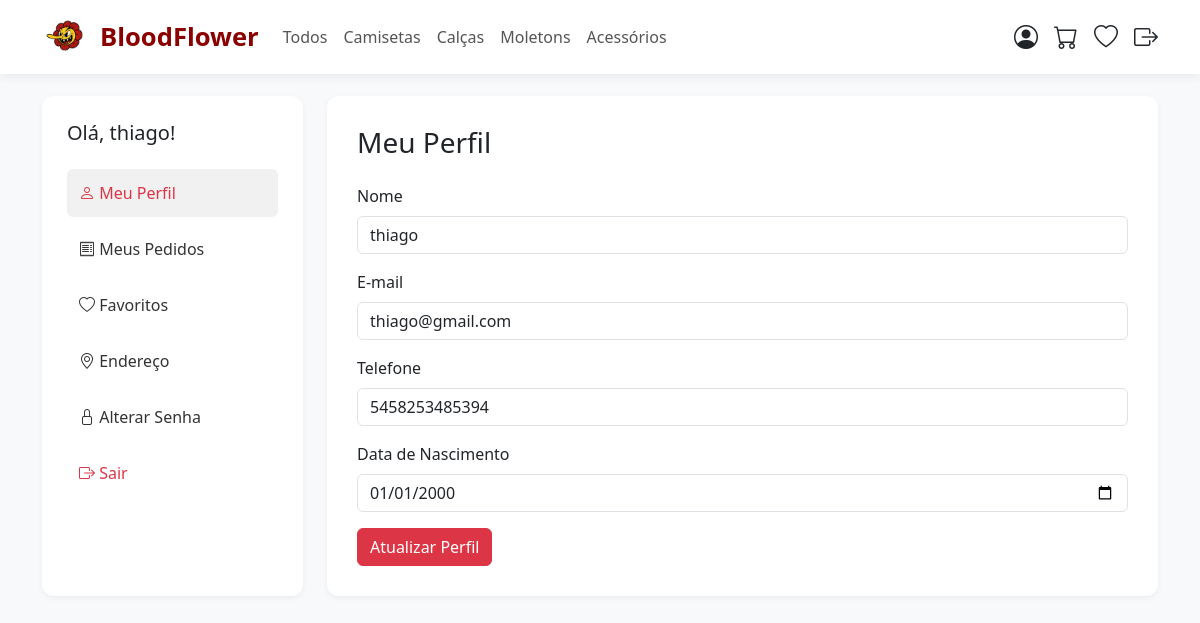
Screenshot of /perfil.php?secao=perfil (signed in) with the database file from the repository.
### tables this page shows
CREATE TABLE IF NOT EXISTS `usuarios` (
  `id_usuario` int NOT NULL AUTO_INCREMENT,
  `nome` varchar(100) NOT NULL,
  `email` varchar(100) NOT NULL,
  `senha` varchar(255) NOT NULL,
  `cpf` varchar(14) DEFAULT NULL,
  `telefone` varchar(20) DEFAULT NULL,
  `data_nascimento` date DEFAULT NULL,
  `tipo_usuario` tinyint(1) DEFAULT '0',
  PRIMARY KEY (`id_usuario`),
  UNIQUE KEY `email` (`email`),
  UNIQUE KEY `cpf` (`cpf`)
);

### perfil.php (the view, shortened to what this page needs)
<?php
include("conexao.php");
$nome = $_SESSION['nome'];
$secao = $_GET['secao'] ?? 'perfil';
?>
<!DOCTYPE html>
<html lang="pt-BR">
<head>
    <link href="https://cdn.jsdelivr.net/npm/bootstrap@5.3.3/dist/css/bootstrap.min.css" rel="stylesheet">
    <link href="https://cdn.jsdelivr.net/npm/bootstrap-icons@1.10.5/font/bootstrap-icons.css" rel="stylesheet">
</head>
<body>
    <nav class="navbar navbar-expand-lg fixed-top">
        <div class="container">
            <a class="navbar-brand" href="index.php">
                <img src="imagens/LogoBloodFlower.png" alt="Logo BloodFlower">
                BloodFlower
            </a>
            <div class="collapse navbar-collapse" id="navbarNavCliente">
                <ul class="navbar-nav me-auto mb-2 mb-lg-0">
                    <li class="nav-item"><a class="nav-link" href="index.php">Todos</a></li>
                    <li class="nav-item"><a class="nav-link" href="index.php?categoria=1">Camisetas</a></li>
                    <li class="nav-item"><a class="nav-link" href="index.php?categoria=2">Calças</a></li>
                    <li class="nav-item"><a class="nav-link" href="index.php?categoria=3">Moletons</a></li>
                    <li class="nav-item"><a class="nav-link" href="index.php?categoria=4">Acessórios</a></li>
                </ul>
                <div class="d-flex align-items-center gap-3">
                    <a href="perfil.php" class="text-dark" title="Perfil"><i class="bi bi-person-circle fs-4"></i></a>
                    <a href="carrinho.php" class="text-dark" title="Carrinho"><i class="bi bi-cart fs-4"></i></a>
                    <a href="favoritos.php" class="text-dark" title="Favoritos"><i class="bi bi-heart fs-4"></i></a>
                    <a href="logoff.php" class="text-dark" title="Sair"><i class="bi bi-box-arrow-right fs-4"></i></a>
                </div>
            </div>
        </div>
    </nav>
    <div class="container mt-5 pt-5">
        <div class="row">
            <div class="col-md-3">
                <div class="sidebar">
                    <h5 class="mb-4">Olá, <?php echo htmlspecialchars($nome); ?>!</h5>
                    <a href="?secao=perfil" class="<?php if ($secao == 'perfil') echo 'active'; ?>"><i class="bi bi-person"></i> Meu Perfil</a>
                    <a href="?secao=pedidos" class="<?php if ($secao == 'pedidos') echo 'active'; ?>"><i class="bi bi-receipt"></i> Meus Pedidos</a>
                    <a href="?secao=favoritos" class="<?php if ($secao == 'favoritos') echo 'active'; ?>"><i class="bi bi-heart"></i> Favoritos</a>
                    <a href="?secao=endereco" class="<?php if ($secao == 'endereco') echo 'active'; ?>"><i class="bi bi-geo-alt"></i> Endereço</a>
                    <a href="?secao=senha" class="<?php if ($secao == 'senha') echo 'active'; ?>"><i class="bi bi-lock"></i> Alterar Senha</a>
                    <a href="logoff.php" onclick="return confirm('Tem certeza que deseja sair?')" class="text-danger"><i class="bi bi-box-arrow-right"></i> Sair</a>
                </div>
            </div>
            <div class="col-md-9">
                <div class="content-area">
                    <?php
                    switch ($secao) {
                        case 'perfil':
                            $id_usuario = $_SESSION['id'];
                            $sql_usuario = "SELECT * FROM `usuarios` WHERE `id_usuario` = $id_usuario";
                            $result_usuario = mysqli_query($conn, $sql_usuario);
                            $usuario = mysqli_fetch_assoc($result_usuario);
                    ?>
                            <h3>Meu Perfil</h3>
                            <form method="POST" action="atualizar_perfil.php" class="mt-4">
                                <div class="mb-3">
                                    <label for="nome" class="form-label">Nome</label>
                                    <input type="text" class="form-control" id="nome" name="nome" value="<?= htmlspecialchars($usuario['nome']) ?>" required>
                                </div>
                                <div class="mb-3">
                                    <label for="email" class="form-label">E-mail</label>
                                    <input type="email" class="form-control" id="email" name="email" value="<?= htmlspecialchars($usuario['email']) ?>" required>
                                </div>
                                <div class="mb-3">
                                    <label for="telefone" class="form-label">Telefone</label>
                                    <input type="text" class="form-control" id="telefone" name="telefone" value="<?= htmlspecialchars($usuario['telefone']) ?>">
                                </div>
                                <div class="mb-3">
                                    <label for="data_nascimento" class="form-label">Data de Nascimento</label>
                                    <input type="date" class="form-control" id="data_nascimento" name="data_nascimento" value="<?= htmlspecialchars($usuario['data_nascimento']) ?>">
                                </div>
                                <button type="submit" class="btn btn-danger">Atualizar Perfil</button>
                            </form>
                        <?php
                            break;
                        ?>
                    <?php
                    }
                    ?>
                </div>
            </div>
        </div>
    </div>
</body>
</html>

### perfil.php (style rules this page uses)
body { background-color: #f8f9fa; }
.navbar { background-color: rgba(255, 255, 255, 0.95); box-shadow: 0 4px 8px rgba(0, 0, 0, 0.05); }
.navbar-brand img { height: 48px; margin-right: 10px; }
.navbar-brand { font-weight: bold; color: #8b0000 !important; font-size: 1.6rem; display: flex; align-items: center; }
.nav-link { color: #555 !important; font-weight: 500; }
.sidebar { background-color: #fff; border-radius: 12px; box-shadow: 0 2px 6px rgba(0, 0, 0, 0.05); padding: 25px; height: 100%; }
.sidebar a { display: block; padding: 12px; color: #333; text-decoration: none; border-radius: 6px; margin-bottom: 8px; }
.sidebar a:hover, .sidebar a.active { background-color: #f1f1f1; color: #dc3545; }
.content-area { background-color: #fff; border-radius: 12px; box-shadow: 0 2px 6px rgba(0, 0, 0, 0.05); padding: 30px; }

### rows the page displays
usuarios: nome "thiago", email "thiago@gmail.com", telefone "5458253485394", data_nascimento "01/01/2000"

### other values shown
$nome "thiago"
